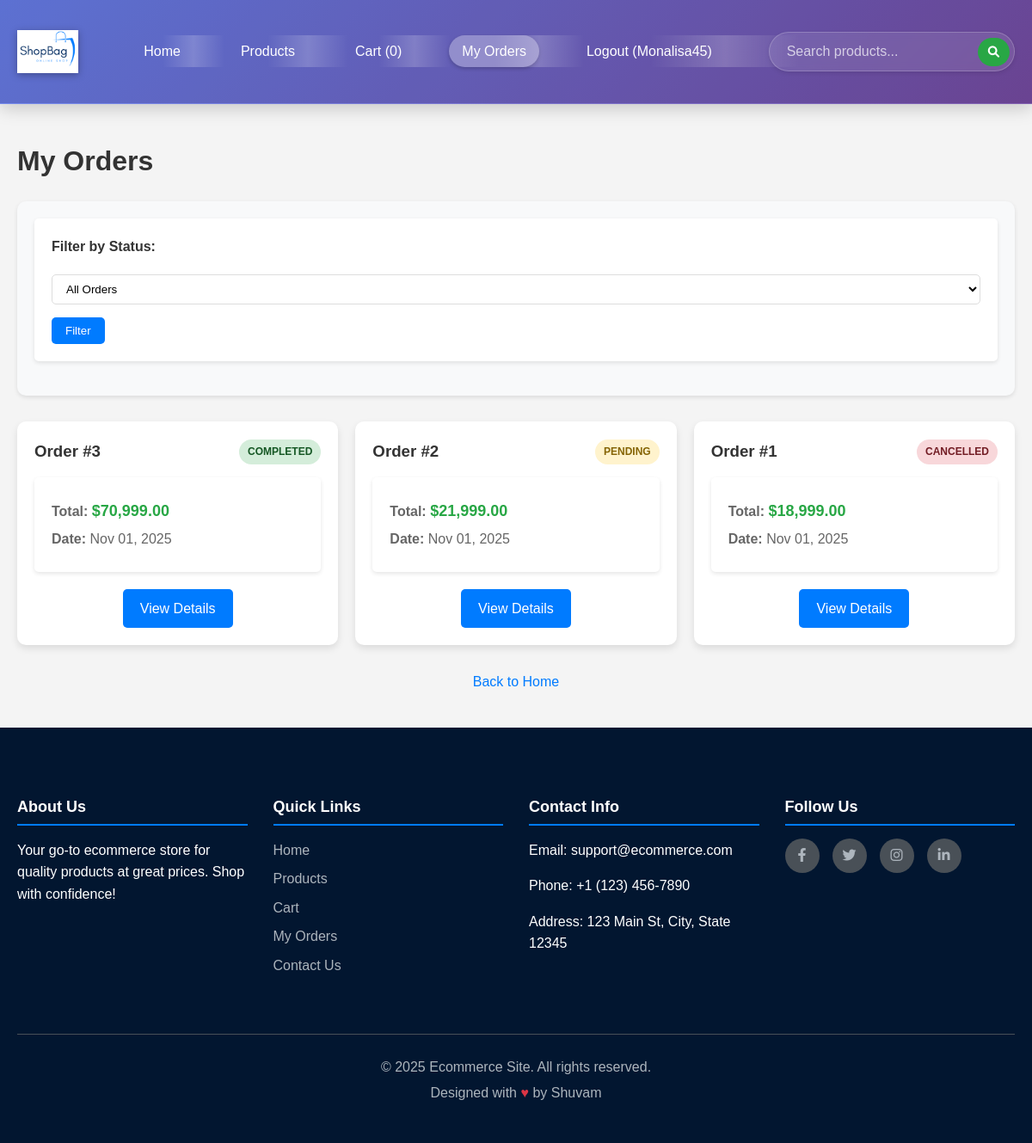
Screenshot of /orders.php (signed in) with the database file from the repository.
### tables this page shows
CREATE TABLE `orders` (
  `id` int(11) NOT NULL,
  `user_id` int(11) DEFAULT NULL,
  `total` decimal(10,2) DEFAULT NULL,
  `status` enum('pending','completed','cancelled') DEFAULT 'pending',
  `created_at` timestamp NOT NULL DEFAULT current_timestamp(),
  `payment_method` varchar(50) DEFAULT NULL
);

### orders.php (the view, shortened to what this page needs)
<?php
include 'config.php';
$query = "SELECT id, total, status, created_at FROM orders WHERE user_id = ?";
$params = [$_SESSION['user_id']];
$types = 'i';
$query .= " ORDER BY created_at DESC";
$stmt = $conn->prepare($query);
$stmt->bind_param($types, ...$params);
$stmt->execute();
$result = $stmt->get_result();
$orders = $result->fetch_all(MYSQLI_ASSOC);
function formatStatus($status) {
    $statuses = [
        'pending' => 'Pending',
        'completed' => 'Completed',
        'cancelled' => 'Cancelled'
    ];
    return $statuses[$status] ?? ucfirst($status);
}
?>
<!DOCTYPE html>
<html lang="en">
<head>
    <link rel="stylesheet" href="assets/css/style.css">
    <link rel="stylesheet" href="assets/css/orders.css">
</head>
<body>
    <?php include 'includes/header.php'; ?>
    <div class="container">
        <h1>My Orders</h1>
        <div class="filters">
            <form method="GET" action="orders.php" class="filter-form">
                <label for="status">Filter by Status:</label>
                <select name="status" id="status">
                    <option value="">All Orders</option>
                </select>
                <button type="submit">Filter</button>
            </form>
        </div>
        <div class="orders-grid">
            <?php if (empty($orders)): ?>
                <div class="no-orders">
                    <p>You have no orders yet. <a href="products.php">Start shopping</a></p>
                </div>
            <?php else: ?>
                <?php foreach ($orders as $order): ?>
                    <div class="order-card">
                        <div class="order-header">
                            <h3>Order #<?php echo htmlspecialchars($order['id']); ?></h3>
                            <span class="status <?php echo strtolower($order['status']); ?>"><?php echo formatStatus($order['status']); ?></span>
                        </div>
                        <div class="order-details">
                            <p><strong>Total:</strong> <span class="total">$<?php echo number_format($order['total'], 2); ?></span></p>
                            <p><strong>Date:</strong> <?php echo htmlspecialchars(date('M d, Y', strtotime($order['created_at']))); ?></p>
                        </div>
                        <div class="order-actions">
                            <a href="order_details.php?order_id=<?php echo $order['id']; ?>" class="btn view-btn">View Details</a>
                        </div>
                    </div>
                <?php endforeach; ?>
            <?php endif; ?>
        </div>
        <a href="index.php" class="back-link">Back to Home</a>
    </div>
    <?php include 'includes/footer.php'; ?>
</body>
</html>

### assets/css/style.css (style rules this page uses)
body { font-family: Arial, sans-serif; margin: 0; padding: 0; line-height: 1.6; color: #333; background-color: #f4f4f4; }
.container { max-width: 1200px; margin: 0 auto; padding: 20px; }
.btn { display: inline-block; padding: 10px 20px; background-color: #007bff; color: white; text-decoration: none; border: none; border-radius: 5px; cursor: pointer; transition: background-color 0.3s; }
h1, h2, h3 { margin-bottom: 20px; }
form { background-color: white; padding: 20px; border-radius: 5px; box-shadow: 0 2px 5px rgba(0,0,0,0.1); margin-bottom: 20px; }
form label { display: block; margin-bottom: 5px; font-weight: bold; }
form input, form textarea, form select { width: 100%; padding: 10px; border: 1px solid #ddd; border-radius: 5px; box-sizing: border-box; }
form button { width: auto; }
.order-details { background-color: white; padding: 20px; border-radius: 5px; box-shadow: 0 2px 5px rgba(0,0,0,0.1); margin-bottom: 20px; }

### assets/css/orders.css (style rules this page uses)
.filters { margin-bottom: 30px; background-color: #f8f9fa; padding: 20px; border-radius: 10px; box-shadow: 0 2px 5px rgba(0,0,0,0.1); }
.filter-form { display: flex; align-items: center; gap: 15px; flex-wrap: wrap; }
.filter-form label { font-weight: bold; color: #333; }
.filter-form select { padding: 8px 12px; border: 1px solid #ddd; border-radius: 5px; background-color: white; }
.filter-form button { padding: 8px 16px; background-color: #007bff; color: white; border: none; border-radius: 5px; cursor: pointer; transition: background-color 0.3s; }
.orders-grid { display: grid; grid-template-columns: repeat(auto-fill, minmax(300px, 1fr)); gap: 20px; margin-bottom: 30px; }
.order-card { background-color: white; border-radius: 10px; box-shadow: 0 4px 8px rgba(0,0,0,0.1); padding: 20px; transition: transform 0.3s, box-shadow 0.3s; animation: fadeInUp 0.5s ease-out; }
.order-header { display: flex; justify-content: space-between; align-items: center; margin-bottom: 15px; }
.order-header h3 { margin: 0; color: #333; }
.status { padding: 5px 10px; border-radius: 20px; font-weight: bold; text-transform: uppercase; font-size: 12px; }
.status.completed { background-color: #d4edda; color: #155724; }
.status.pending { background-color: #fff3cd; color: #856404; }
.status.cancelled { background-color: #f8d7da; color: #721c24; }
.order-details p { margin: 5px 0; color: #666; }
.total { font-size: 18px; font-weight: bold; color: #28a745; }
.order-actions { margin-top: 15px; text-align: center; }
.view-btn { background-color: #17a2b8; color: white; padding: 8px 16px; text-decoration: none; border-radius: 5px; transition: background-color 0.3s; }
.back-link { display: block; text-align: center; margin-top: 20px; color: #007bff; text-decoration: none; font-size: 16px; }

### rows the page displays
orders: id "3", status "COMPLETED", total "70,999.00", created_at "Nov 01, 2025"
orders: id "2", status "PENDING", total "21,999.00", created_at "Nov 01, 2025"
orders: id "1", status "CANCELLED", total "18,999.00", created_at "Nov 01, 2025"

### other values shown
$cartCount "0"
$_SESSION['username'] "Monalisa45"
